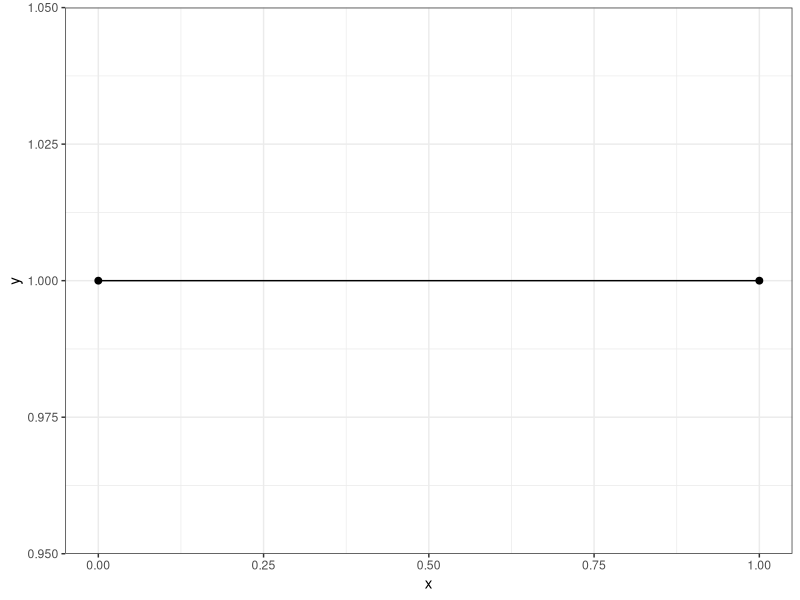

The R source for this figure:
library(ggplot2)

# -----------------------------------------------------------------------------
# Mode-specific designs

car <- expand.grid(
    price           = c(5, 10, 15, 20, 30), # USD $ Parking + Gas
    travel_time     = c(10, 15, 20, 30, 45, 60), # Minutes
    travel_time_unc = c(0, 10, 20, 30, 40) # Percentage of time
)

bus <- expand.grid(
    price              = c(1, 3, 5, 9), # USD $ ticket fare
    travel_time        = c(20, 30, 45, 60, 75, 90), # Minutes
    travel_time_unc    = c(0, 10, 20, 30, 40), # Percentage of time
    num_transfers      = c(0, 1, 2, 3),
    transfer_wait_time = c(5, 10, 15, 20, 30) # Minutes
)

rideHail <- expand.grid(
    price           = c(10, 15, 20, 30), # USD $ Travel fare
    travel_time     = c(10, 15, 20, 30, 45, 60), # Minutes
    travel_time_unc = c(0, 10, 20, 30, 40) # Percentage of time
)

roll <- expand.grid(
    price           = c(1.50, 3.00, 5.00), # USD $ Rental fare
    travel_time     = c(5, 10, 15, 20), # Minutes
    travel_time_unc = c(0, 10, 20, 30, 40) # Percentage of time
)

walk <- expand.grid(
    travel_time     = c(5, 10, 15, 20), # Minutes
    travel_time_unc = c(0, 10, 20, 30, 40) # Percentage of time
)

# -----------------------------------------------------------------------------
# Public vs. Private designs

private <- expand.grid(
    mode        = c('Drive', 'Uber / Lyft'),
    price       = c(5, 10, 15, 20, 30), # USD $ Parking + Gas OR Ride Fare
    rideTime    = c(10, 15, 20, 30, 45, 60), # Minutes
    rideTimeUnc = c(0, 10, 20, 30) # Percentage of time
)

public <- expand.grid(
    price        = c(1, 3, 5, 9), # USD $ ticket fare
    rideTime     = c(20, 30, 45, 60, 75, 90), # Minutes
    rideTimeUnc  = c(0, 10, 20, 30, 40), # Percentage of time
    numTransfers = c(0, 1, 2),
    lastMileMode = c('Walk', 'Scooter / Bike ($1.50)',
                     'Scooter / Bike ($3.00)', 'Scooter / Bike ($5.00)'),
    lastMileTime = c(5, 10, 15) # Minutes
)

# -----------------------------------------------------------------------------
# Full factorial

ff1 <- expand.grid(
    car_price_drive  = c(10, 15, 20, 30), # USD $ Parking + Gas
    car_price_uber   = c(10, 15, 20, 30), # Ride Fare
    car_rideTime     = c(1, 2, 3, 4), # Level (defined by map)
    car_rideTimeUnc  = c(0, 10, 20), # Percentage of time
    bus_price        = c(1, 3, 5, 9), # USD $ ticket fare
    bus_rideTime     = c(1, 2, 3, 4), # Level (defined by map)
    bus_rideTimeUnc  = c(0, 10, 20, 30), # Percentage of time
    bus_numTransfers = c(0, 1, 2),
    bus_lastMileMode = c('Walk', 'Scooter / Bike ($1.50)',
                         'Scooter / Bike ($3.00)', 'Scooter / Bike ($5.00)'),
    bus_lastMileTime = c(5, 10) # Minutes
)

ff2 <- expand.grid(
    car_price_drive  = c(10, 20, 30), # USD $ Parking + Gas
    car_price_uber   = c(10, 20, 30), # Ride Fare
    car_rideTime     = c(1, 2, 3), # Level determined by map
    car_rideTimeUnc  = c(0, 10, 20), # Percentage of time
    bus_price        = c(2, 5, 8), # USD $ ticket fare
    bus_rideTime     = c(1, 2, 3), # Level determined by map
    bus_rideTimeUnc  = c(0, 10, 20), # Percentage of time
    bus_numTransfers = c(0, 1, 2),
    bus_lastMileTime = c(5, 10) # Minutes
)

# -----------------------------------------------------------------------------
# Make trip maps 

row <- ff2[1,]

getDf <- function(row) {
    x = c(0, 1)
    if (row$bus_numTransfers == 1) {
        x = c(0, 0.5, 1)
    } else if (row$bus_numTransfers == 2) {
        x = c(0, 0.33, 0.66, 1)
    } 
    return(data.frame(x = x, y = rep(1, length(x))))
}

ggplot(getDf(row), 
    aes(x = x, y = y)) +
    geom_point(size=2) + 
    geom_line() + 
    theme_bw()
    
